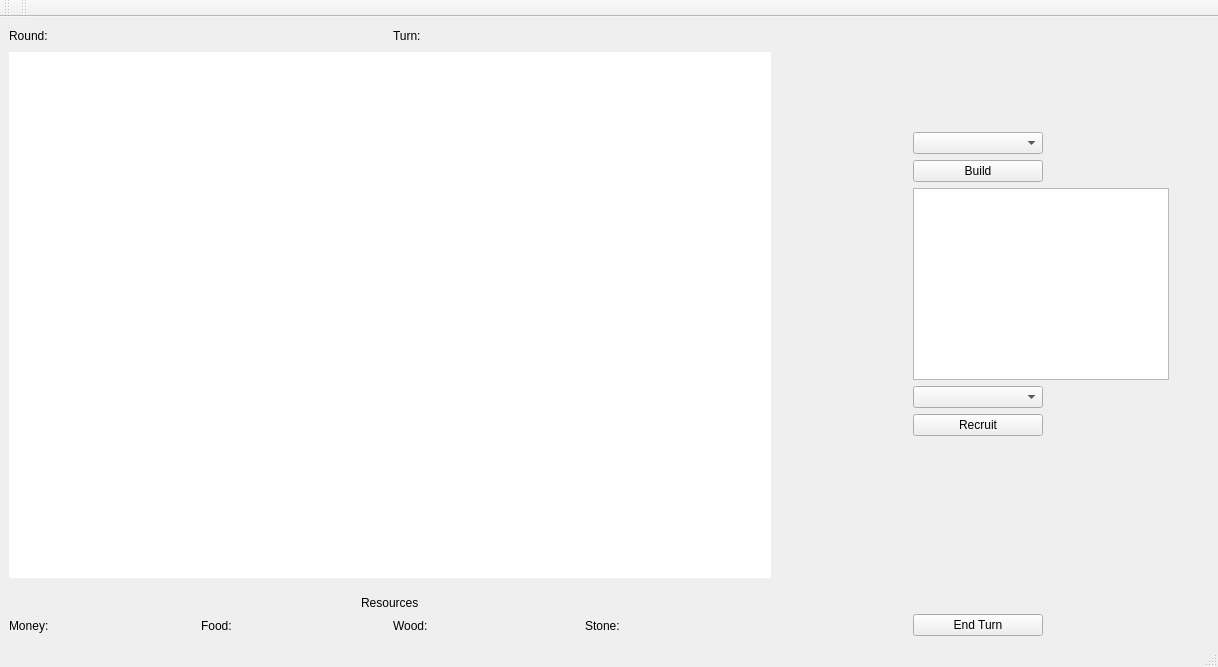
<?xml version="1.0" encoding="UTF-8"?>
<ui version="4.0">
 <class>MapWindow</class>
 <widget class="QMainWindow" name="MapWindow">
  <property name="geometry">
   <rect>
    <x>0</x>
    <y>0</y>
    <width>1218</width>
    <height>667</height>
   </rect>
  </property>
  <property name="sizePolicy">
   <sizepolicy hsizetype="Fixed" vsizetype="Fixed">
    <horstretch>0</horstretch>
    <verstretch>0</verstretch>
   </sizepolicy>
  </property>
  <property name="windowTitle">
   <string>MainWindow</string>
  </property>
  <widget class="QWidget" name="centralwidget">
   <layout class="QGridLayout" name="gridLayout_3">
    <item row="0" column="1" rowspan="5">
     <layout class="QGridLayout" name="gridLayout_2">
      <item row="0" column="0">
       <spacer name="verticalSpacer">
        <property name="orientation">
         <enum>Qt::Vertical</enum>
        </property>
        <property name="sizeType">
         <enum>QSizePolicy::Fixed</enum>
        </property>
        <property name="sizeHint" stdset="0">
         <size>
          <width>20</width>
          <height>20</height>
         </size>
        </property>
       </spacer>
      </item>
      <item row="9" column="1" alignment="Qt::AlignLeft">
       <widget class="QPushButton" name="endTurnPushButton">
        <property name="sizePolicy">
         <sizepolicy hsizetype="Fixed" vsizetype="Fixed">
          <horstretch>0</horstretch>
          <verstretch>0</verstretch>
         </sizepolicy>
        </property>
        <property name="minimumSize">
         <size>
          <width>130</width>
          <height>0</height>
         </size>
        </property>
        <property name="text">
         <string>End Turn</string>
        </property>
       </widget>
      </item>
      <item row="5" column="1" alignment="Qt::AlignLeft">
       <widget class="QComboBox" name="recruitsComboBox">
        <property name="sizePolicy">
         <sizepolicy hsizetype="Fixed" vsizetype="Fixed">
          <horstretch>0</horstretch>
          <verstretch>0</verstretch>
         </sizepolicy>
        </property>
        <property name="minimumSize">
         <size>
          <width>130</width>
          <height>0</height>
         </size>
        </property>
       </widget>
      </item>
      <item row="1" column="1">
       <layout class="QVBoxLayout" name="verticalLayout_2"/>
      </item>
      <item row="1" column="0" rowspan="9" alignment="Qt::AlignLeft|Qt::AlignTop">
       <widget class="QLabel" name="tileInfoLabel">
        <property name="sizePolicy">
         <sizepolicy hsizetype="Fixed" vsizetype="Fixed">
          <horstretch>0</horstretch>
          <verstretch>0</verstretch>
         </sizepolicy>
        </property>
        <property name="minimumSize">
         <size>
          <width>130</width>
          <height>200</height>
         </size>
        </property>
        <property name="text">
         <string/>
        </property>
       </widget>
      </item>
      <item row="2" column="1" alignment="Qt::AlignLeft">
       <widget class="QComboBox" name="buildingsComboBox">
        <property name="sizePolicy">
         <sizepolicy hsizetype="Fixed" vsizetype="Fixed">
          <horstretch>0</horstretch>
          <verstretch>0</verstretch>
         </sizepolicy>
        </property>
        <property name="minimumSize">
         <size>
          <width>130</width>
          <height>0</height>
         </size>
        </property>
       </widget>
      </item>
      <item row="3" column="1" alignment="Qt::AlignLeft">
       <widget class="QPushButton" name="buildPushButton">
        <property name="sizePolicy">
         <sizepolicy hsizetype="Fixed" vsizetype="Fixed">
          <horstretch>0</horstretch>
          <verstretch>0</verstretch>
         </sizepolicy>
        </property>
        <property name="minimumSize">
         <size>
          <width>130</width>
          <height>0</height>
         </size>
        </property>
        <property name="text">
         <string>Build</string>
        </property>
       </widget>
      </item>
      <item row="6" column="1" alignment="Qt::AlignLeft">
       <widget class="QPushButton" name="recruitPushButton">
        <property name="sizePolicy">
         <sizepolicy hsizetype="Fixed" vsizetype="Fixed">
          <horstretch>0</horstretch>
          <verstretch>0</verstretch>
         </sizepolicy>
        </property>
        <property name="minimumSize">
         <size>
          <width>130</width>
          <height>0</height>
         </size>
        </property>
        <property name="text">
         <string>Recruit</string>
        </property>
       </widget>
      </item>
      <item row="4" column="1">
       <widget class="QGraphicsView" name="buildingGraphicsView">
        <property name="enabled">
         <bool>true</bool>
        </property>
        <property name="sizePolicy">
         <sizepolicy hsizetype="Fixed" vsizetype="Fixed">
          <horstretch>0</horstretch>
          <verstretch>0</verstretch>
         </sizepolicy>
        </property>
        <property name="minimumSize">
         <size>
          <width>0</width>
          <height>0</height>
         </size>
        </property>
       </widget>
      </item>
     </layout>
    </item>
    <item row="4" column="0">
     <layout class="QGridLayout" name="gridLayout">
      <item row="1" column="7">
       <widget class="QLabel" name="stoneAmountLabel">
        <property name="sizePolicy">
         <sizepolicy hsizetype="Expanding" vsizetype="Fixed">
          <horstretch>0</horstretch>
          <verstretch>0</verstretch>
         </sizepolicy>
        </property>
        <property name="minimumSize">
         <size>
          <width>0</width>
          <height>20</height>
         </size>
        </property>
        <property name="text">
         <string/>
        </property>
       </widget>
      </item>
      <item row="1" column="2">
       <widget class="QLabel" name="foodLabel">
        <property name="sizePolicy">
         <sizepolicy hsizetype="Expanding" vsizetype="Fixed">
          <horstretch>0</horstretch>
          <verstretch>0</verstretch>
         </sizepolicy>
        </property>
        <property name="minimumSize">
         <size>
          <width>0</width>
          <height>20</height>
         </size>
        </property>
        <property name="text">
         <string>Food:</string>
        </property>
       </widget>
      </item>
      <item row="1" column="3">
       <widget class="QLabel" name="foodAmountLabel">
        <property name="sizePolicy">
         <sizepolicy hsizetype="Expanding" vsizetype="Fixed">
          <horstretch>0</horstretch>
          <verstretch>0</verstretch>
         </sizepolicy>
        </property>
        <property name="minimumSize">
         <size>
          <width>0</width>
          <height>20</height>
         </size>
        </property>
        <property name="text">
         <string/>
        </property>
       </widget>
      </item>
      <item row="1" column="5">
       <widget class="QLabel" name="woodAmountLabel">
        <property name="sizePolicy">
         <sizepolicy hsizetype="Expanding" vsizetype="Fixed">
          <horstretch>0</horstretch>
          <verstretch>0</verstretch>
         </sizepolicy>
        </property>
        <property name="minimumSize">
         <size>
          <width>0</width>
          <height>20</height>
         </size>
        </property>
        <property name="text">
         <string/>
        </property>
       </widget>
      </item>
      <item row="1" column="0">
       <widget class="QLabel" name="moneyLabel">
        <property name="sizePolicy">
         <sizepolicy hsizetype="Expanding" vsizetype="Fixed">
          <horstretch>0</horstretch>
          <verstretch>0</verstretch>
         </sizepolicy>
        </property>
        <property name="minimumSize">
         <size>
          <width>0</width>
          <height>20</height>
         </size>
        </property>
        <property name="text">
         <string>Money:</string>
        </property>
       </widget>
      </item>
      <item row="1" column="6">
       <widget class="QLabel" name="stoneLabel">
        <property name="sizePolicy">
         <sizepolicy hsizetype="Expanding" vsizetype="Fixed">
          <horstretch>0</horstretch>
          <verstretch>0</verstretch>
         </sizepolicy>
        </property>
        <property name="minimumSize">
         <size>
          <width>0</width>
          <height>20</height>
         </size>
        </property>
        <property name="text">
         <string>Stone:</string>
        </property>
       </widget>
      </item>
      <item row="0" column="0" colspan="8" alignment="Qt::AlignHCenter">
       <widget class="QLabel" name="resourcesLabel">
        <property name="sizePolicy">
         <sizepolicy hsizetype="Expanding" vsizetype="Fixed">
          <horstretch>0</horstretch>
          <verstretch>0</verstretch>
         </sizepolicy>
        </property>
        <property name="text">
         <string>Resources</string>
        </property>
       </widget>
      </item>
      <item row="1" column="1">
       <widget class="QLabel" name="moneyAmountLabel">
        <property name="sizePolicy">
         <sizepolicy hsizetype="Expanding" vsizetype="Fixed">
          <horstretch>0</horstretch>
          <verstretch>0</verstretch>
         </sizepolicy>
        </property>
        <property name="minimumSize">
         <size>
          <width>0</width>
          <height>20</height>
         </size>
        </property>
        <property name="text">
         <string/>
        </property>
       </widget>
      </item>
      <item row="1" column="4">
       <widget class="QLabel" name="woodLabel">
        <property name="sizePolicy">
         <sizepolicy hsizetype="Expanding" vsizetype="Fixed">
          <horstretch>0</horstretch>
          <verstretch>0</verstretch>
         </sizepolicy>
        </property>
        <property name="minimumSize">
         <size>
          <width>0</width>
          <height>20</height>
         </size>
        </property>
        <property name="text">
         <string>Wood:</string>
        </property>
       </widget>
      </item>
     </layout>
    </item>
    <item row="0" column="0">
     <layout class="QHBoxLayout" name="horizontalLayout_2">
      <item>
       <widget class="QLabel" name="roundLabel">
        <property name="sizePolicy">
         <sizepolicy hsizetype="Expanding" vsizetype="Fixed">
          <horstretch>0</horstretch>
          <verstretch>0</verstretch>
         </sizepolicy>
        </property>
        <property name="minimumSize">
         <size>
          <width>0</width>
          <height>20</height>
         </size>
        </property>
        <property name="maximumSize">
         <size>
          <width>219</width>
          <height>16777215</height>
         </size>
        </property>
        <property name="text">
         <string>Round:</string>
        </property>
       </widget>
      </item>
      <item>
       <widget class="QLabel" name="roundNumberLabel">
        <property name="sizePolicy">
         <sizepolicy hsizetype="Expanding" vsizetype="Fixed">
          <horstretch>0</horstretch>
          <verstretch>0</verstretch>
         </sizepolicy>
        </property>
        <property name="minimumSize">
         <size>
          <width>0</width>
          <height>20</height>
         </size>
        </property>
        <property name="text">
         <string/>
        </property>
       </widget>
      </item>
      <item>
       <widget class="QLabel" name="turnLabel">
        <property name="sizePolicy">
         <sizepolicy hsizetype="Expanding" vsizetype="Fixed">
          <horstretch>0</horstretch>
          <verstretch>0</verstretch>
         </sizepolicy>
        </property>
        <property name="minimumSize">
         <size>
          <width>0</width>
          <height>20</height>
         </size>
        </property>
        <property name="text">
         <string>Turn:</string>
        </property>
       </widget>
      </item>
      <item>
       <widget class="QLabel" name="turnNameLabel">
        <property name="sizePolicy">
         <sizepolicy hsizetype="Expanding" vsizetype="Fixed">
          <horstretch>0</horstretch>
          <verstretch>0</verstretch>
         </sizepolicy>
        </property>
        <property name="minimumSize">
         <size>
          <width>0</width>
          <height>20</height>
         </size>
        </property>
        <property name="text">
         <string/>
        </property>
       </widget>
      </item>
     </layout>
    </item>
    <item row="1" column="0">
     <widget class="QGraphicsView" name="graphicsView">
      <property name="sizePolicy">
       <sizepolicy hsizetype="Preferred" vsizetype="Preferred">
        <horstretch>1</horstretch>
        <verstretch>1</verstretch>
       </sizepolicy>
      </property>
      <property name="minimumSize">
       <size>
        <width>200</width>
        <height>100</height>
       </size>
      </property>
      <property name="maximumSize">
       <size>
        <width>999999</width>
        <height>999999</height>
       </size>
      </property>
      <property name="frameShape">
       <enum>QFrame::NoFrame</enum>
      </property>
      <property name="lineWidth">
       <number>0</number>
      </property>
     </widget>
    </item>
    <item row="0" column="2">
     <spacer name="horizontalSpacer">
      <property name="orientation">
       <enum>Qt::Horizontal</enum>
      </property>
      <property name="sizeHint" stdset="0">
       <size>
        <width>40</width>
        <height>20</height>
       </size>
      </property>
     </spacer>
    </item>
   </layout>
  </widget>
  <widget class="QMenuBar" name="menubar">
   <property name="geometry">
    <rect>
     <x>0</x>
     <y>0</y>
     <width>1218</width>
     <height>25</height>
    </rect>
   </property>
  </widget>
  <widget class="QStatusBar" name="statusbar"/>
  <widget class="QToolBar" name="toolBar">
   <property name="windowTitle">
    <string>toolBar</string>
   </property>
   <attribute name="toolBarArea">
    <enum>TopToolBarArea</enum>
   </attribute>
   <attribute name="toolBarBreak">
    <bool>false</bool>
   </attribute>
  </widget>
  <widget class="QToolBar" name="toolBar_2">
   <property name="windowTitle">
    <string>toolBar_2</string>
   </property>
   <attribute name="toolBarArea">
    <enum>TopToolBarArea</enum>
   </attribute>
   <attribute name="toolBarBreak">
    <bool>false</bool>
   </attribute>
  </widget>
 </widget>
 <resources/>
 <connections/>
</ui>
